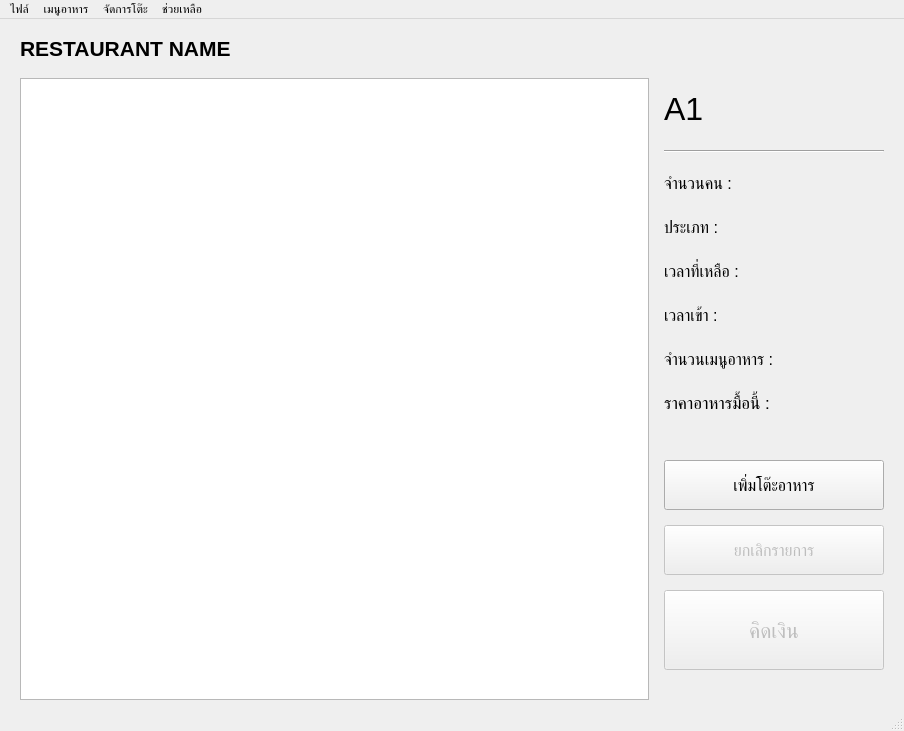
<?xml version="1.0" encoding="UTF-8"?>
<ui version="4.0">
 <class>MainWindow</class>
 <widget class="QMainWindow" name="MainWindow">
  <property name="windowModality">
   <enum>Qt::ApplicationModal</enum>
  </property>
  <property name="enabled">
   <bool>true</bool>
  </property>
  <property name="geometry">
   <rect>
    <x>0</x>
    <y>0</y>
    <width>904</width>
    <height>731</height>
   </rect>
  </property>
  <property name="sizePolicy">
   <sizepolicy hsizetype="Expanding" vsizetype="Expanding">
    <horstretch>0</horstretch>
    <verstretch>0</verstretch>
   </sizepolicy>
  </property>
  <property name="minimumSize">
   <size>
    <width>904</width>
    <height>700</height>
   </size>
  </property>
  <property name="windowTitle">
   <string>Restaurant</string>
  </property>
  <widget class="QWidget" name="centralwidget">
   <layout class="QGridLayout" name="gridLayout">
    <property name="leftMargin">
     <number>20</number>
    </property>
    <property name="rightMargin">
     <number>20</number>
    </property>
    <property name="horizontalSpacing">
     <number>15</number>
    </property>
    <property name="verticalSpacing">
     <number>10</number>
    </property>
    <item row="3" column="1">
     <layout class="QVBoxLayout" name="verticalLayout">
      <property name="spacing">
       <number>7</number>
      </property>
      <property name="sizeConstraint">
       <enum>QLayout::SetDefaultConstraint</enum>
      </property>
      <item>
       <widget class="QLabel" name="person">
        <property name="minimumSize">
         <size>
          <width>198</width>
          <height>40</height>
         </size>
        </property>
        <property name="maximumSize">
         <size>
          <width>238</width>
          <height>60</height>
         </size>
        </property>
        <property name="font">
         <font>
          <pointsize>12</pointsize>
         </font>
        </property>
        <property name="text">
         <string>จำนวนคน :</string>
        </property>
        <property name="textFormat">
         <enum>Qt::PlainText</enum>
        </property>
       </widget>
      </item>
      <item>
       <widget class="QLabel" name="type">
        <property name="minimumSize">
         <size>
          <width>0</width>
          <height>40</height>
         </size>
        </property>
        <property name="maximumSize">
         <size>
          <width>238</width>
          <height>60</height>
         </size>
        </property>
        <property name="font">
         <font>
          <pointsize>12</pointsize>
         </font>
        </property>
        <property name="text">
         <string>ประเภท :</string>
        </property>
        <property name="textFormat">
         <enum>Qt::PlainText</enum>
        </property>
       </widget>
      </item>
      <item>
       <widget class="QLabel" name="timeleft">
        <property name="minimumSize">
         <size>
          <width>0</width>
          <height>40</height>
         </size>
        </property>
        <property name="maximumSize">
         <size>
          <width>238</width>
          <height>60</height>
         </size>
        </property>
        <property name="font">
         <font>
          <pointsize>12</pointsize>
         </font>
        </property>
        <property name="text">
         <string>เวลาที่เหลือ :</string>
        </property>
        <property name="textFormat">
         <enum>Qt::PlainText</enum>
        </property>
       </widget>
      </item>
      <item>
       <widget class="QLabel" name="timein">
        <property name="minimumSize">
         <size>
          <width>0</width>
          <height>40</height>
         </size>
        </property>
        <property name="maximumSize">
         <size>
          <width>238</width>
          <height>60</height>
         </size>
        </property>
        <property name="font">
         <font>
          <pointsize>12</pointsize>
         </font>
        </property>
        <property name="text">
         <string>เวลาเข้า :</string>
        </property>
        <property name="textFormat">
         <enum>Qt::PlainText</enum>
        </property>
       </widget>
      </item>
      <item>
       <widget class="QLabel" name="order_num">
        <property name="minimumSize">
         <size>
          <width>0</width>
          <height>40</height>
         </size>
        </property>
        <property name="maximumSize">
         <size>
          <width>238</width>
          <height>60</height>
         </size>
        </property>
        <property name="font">
         <font>
          <pointsize>12</pointsize>
         </font>
        </property>
        <property name="text">
         <string>จำนวนเมนูอาหาร :</string>
        </property>
        <property name="textFormat">
         <enum>Qt::PlainText</enum>
        </property>
       </widget>
      </item>
      <item>
       <widget class="QLabel" name="total_price">
        <property name="minimumSize">
         <size>
          <width>0</width>
          <height>40</height>
         </size>
        </property>
        <property name="font">
         <font>
          <pointsize>13</pointsize>
         </font>
        </property>
        <property name="text">
         <string>ราคาอาหารมื้อนี้ :</string>
        </property>
       </widget>
      </item>
     </layout>
    </item>
    <item row="1" column="1">
     <widget class="QLabel" name="table_no">
      <property name="minimumSize">
       <size>
        <width>220</width>
        <height>62</height>
       </size>
      </property>
      <property name="maximumSize">
       <size>
        <width>400</width>
        <height>62</height>
       </size>
      </property>
      <property name="font">
       <font>
        <pointsize>24</pointsize>
       </font>
      </property>
      <property name="text">
       <string>A1</string>
      </property>
     </widget>
    </item>
    <item row="2" column="1">
     <widget class="Line" name="line">
      <property name="orientation">
       <enum>Qt::Horizontal</enum>
      </property>
     </widget>
    </item>
    <item row="1" column="0" rowspan="7">
     <widget class="QTableView" name="tableView">
      <property name="sizePolicy">
       <sizepolicy hsizetype="Expanding" vsizetype="Expanding">
        <horstretch>0</horstretch>
        <verstretch>100</verstretch>
       </sizepolicy>
      </property>
      <property name="minimumSize">
       <size>
        <width>0</width>
        <height>100</height>
       </size>
      </property>
      <property name="maximumSize">
       <size>
        <width>3000</width>
        <height>1000</height>
       </size>
      </property>
      <property name="sizeIncrement">
       <size>
        <width>0</width>
        <height>0</height>
       </size>
      </property>
      <property name="baseSize">
       <size>
        <width>0</width>
        <height>0</height>
       </size>
      </property>
      <attribute name="verticalHeaderDefaultSectionSize">
       <number>35</number>
      </attribute>
     </widget>
    </item>
    <item row="0" column="0">
     <widget class="QLabel" name="tableName">
      <property name="sizePolicy">
       <sizepolicy hsizetype="Fixed" vsizetype="Fixed">
        <horstretch>0</horstretch>
        <verstretch>0</verstretch>
       </sizepolicy>
      </property>
      <property name="minimumSize">
       <size>
        <width>621</width>
        <height>40</height>
       </size>
      </property>
      <property name="maximumSize">
       <size>
        <width>621</width>
        <height>40</height>
       </size>
      </property>
      <property name="font">
       <font>
        <pointsize>16</pointsize>
        <weight>75</weight>
        <bold>true</bold>
       </font>
      </property>
      <property name="text">
       <string>RESTAURANT NAME</string>
      </property>
      <property name="textFormat">
       <enum>Qt::AutoText</enum>
      </property>
     </widget>
    </item>
    <item row="4" column="1">
     <layout class="QVBoxLayout" name="verticalLayout_2">
      <property name="spacing">
       <number>15</number>
      </property>
      <property name="topMargin">
       <number>30</number>
      </property>
      <item>
       <widget class="QPushButton" name="add_table_button">
        <property name="minimumSize">
         <size>
          <width>0</width>
          <height>50</height>
         </size>
        </property>
        <property name="font">
         <font>
          <pointsize>12</pointsize>
         </font>
        </property>
        <property name="text">
         <string>เพิ่มโต๊ะอาหาร</string>
        </property>
       </widget>
      </item>
      <item>
       <widget class="QPushButton" name="cancel_button">
        <property name="enabled">
         <bool>false</bool>
        </property>
        <property name="minimumSize">
         <size>
          <width>0</width>
          <height>50</height>
         </size>
        </property>
        <property name="font">
         <font>
          <pointsize>12</pointsize>
         </font>
        </property>
        <property name="text">
         <string>ยกเลิกรายการ</string>
        </property>
       </widget>
      </item>
      <item>
       <widget class="QPushButton" name="check_bill">
        <property name="enabled">
         <bool>false</bool>
        </property>
        <property name="minimumSize">
         <size>
          <width>0</width>
          <height>80</height>
         </size>
        </property>
        <property name="font">
         <font>
          <pointsize>16</pointsize>
         </font>
        </property>
        <property name="text">
         <string>คิดเงิน</string>
        </property>
       </widget>
      </item>
     </layout>
    </item>
   </layout>
  </widget>
  <widget class="QMenuBar" name="menubar">
   <property name="geometry">
    <rect>
     <x>0</x>
     <y>0</y>
     <width>904</width>
     <height>21</height>
    </rect>
   </property>
   <widget class="QMenu" name="menuFile">
    <property name="title">
     <string>ไฟล์</string>
    </property>
    <addaction name="separator"/>
    <addaction name="actionEditRest"/>
    <addaction name="actionSignout"/>
    <addaction name="separator"/>
    <addaction name="actionQuit"/>
   </widget>
   <widget class="QMenu" name="menuHelp">
    <property name="title">
     <string>ช่วยเหลือ</string>
    </property>
    <addaction name="actionHelp"/>
    <addaction name="actionAbout"/>
   </widget>
   <widget class="QMenu" name="menuMenu">
    <property name="title">
     <string>เมนูอาหาร</string>
    </property>
    <addaction name="actionAdd_Menu"/>
    <addaction name="separator"/>
    <addaction name="actionMenu"/>
   </widget>
   <widget class="QMenu" name="menuTable">
    <property name="title">
     <string>จัดการโต๊ะ</string>
    </property>
    <addaction name="addmenu_action"/>
    <addaction name="cancelmenu_action"/>
    <addaction name="actionCal"/>
    <addaction name="separator"/>
    <addaction name="refresh_action"/>
    <addaction name="separator"/>
    <addaction name="actionHistory"/>
   </widget>
   <addaction name="menuFile"/>
   <addaction name="menuMenu"/>
   <addaction name="menuTable"/>
   <addaction name="menuHelp"/>
  </widget>
  <widget class="QStatusBar" name="statusbar"/>
  <action name="actionNew">
   <property name="text">
    <string>New</string>
   </property>
  </action>
  <action name="actionSettings">
   <property name="text">
    <string>ตั้งค่า</string>
   </property>
   <property name="shortcut">
    <string>Ctrl+,</string>
   </property>
  </action>
  <action name="actionQuit">
   <property name="text">
    <string>ออกจากโปรแกรม</string>
   </property>
   <property name="shortcut">
    <string>Ctrl+Q</string>
   </property>
  </action>
  <action name="actionHelp">
   <property name="text">
    <string>ช่วยเหลือ</string>
   </property>
   <property name="shortcut">
    <string>F1</string>
   </property>
  </action>
  <action name="actionAbout">
   <property name="text">
    <string>เกี่ยวกับ Restaurant Management</string>
   </property>
  </action>
  <action name="actionAdd_Menu">
   <property name="text">
    <string>เพิ่มเมนูอาหาร</string>
   </property>
  </action>
  <action name="actionEdit_Menu">
   <property name="text">
    <string>แก้ไขเมนูอาหาร</string>
   </property>
  </action>
  <action name="actionSignout">
   <property name="text">
    <string>ลงชื่อออก</string>
   </property>
  </action>
  <action name="addmenu_action">
   <property name="text">
    <string>เพิ่มโต๊ะอาหาร</string>
   </property>
  </action>
  <action name="cancelmenu_action">
   <property name="enabled">
    <bool>false</bool>
   </property>
   <property name="text">
    <string>ยกเลิกรายการ</string>
   </property>
  </action>
  <action name="refresh_action">
   <property name="text">
    <string>รีเฟรช</string>
   </property>
   <property name="shortcut">
    <string>Ctrl+R</string>
   </property>
   <property name="shortcutVisibleInContextMenu">
    <bool>true</bool>
   </property>
  </action>
  <action name="actionEditRest">
   <property name="text">
    <string>แก้ข้อมูลร้าน</string>
   </property>
  </action>
  <action name="actionMenu">
   <property name="text">
    <string>เมนูอาหาร</string>
   </property>
  </action>
  <action name="actionCal">
   <property name="enabled">
    <bool>false</bool>
   </property>
   <property name="text">
    <string>คิดเงินรายการ</string>
   </property>
  </action>
  <action name="actionHistory">
   <property name="text">
    <string>ประวัติลูกค้า</string>
   </property>
  </action>
 </widget>
 <resources/>
 <connections/>
</ui>
